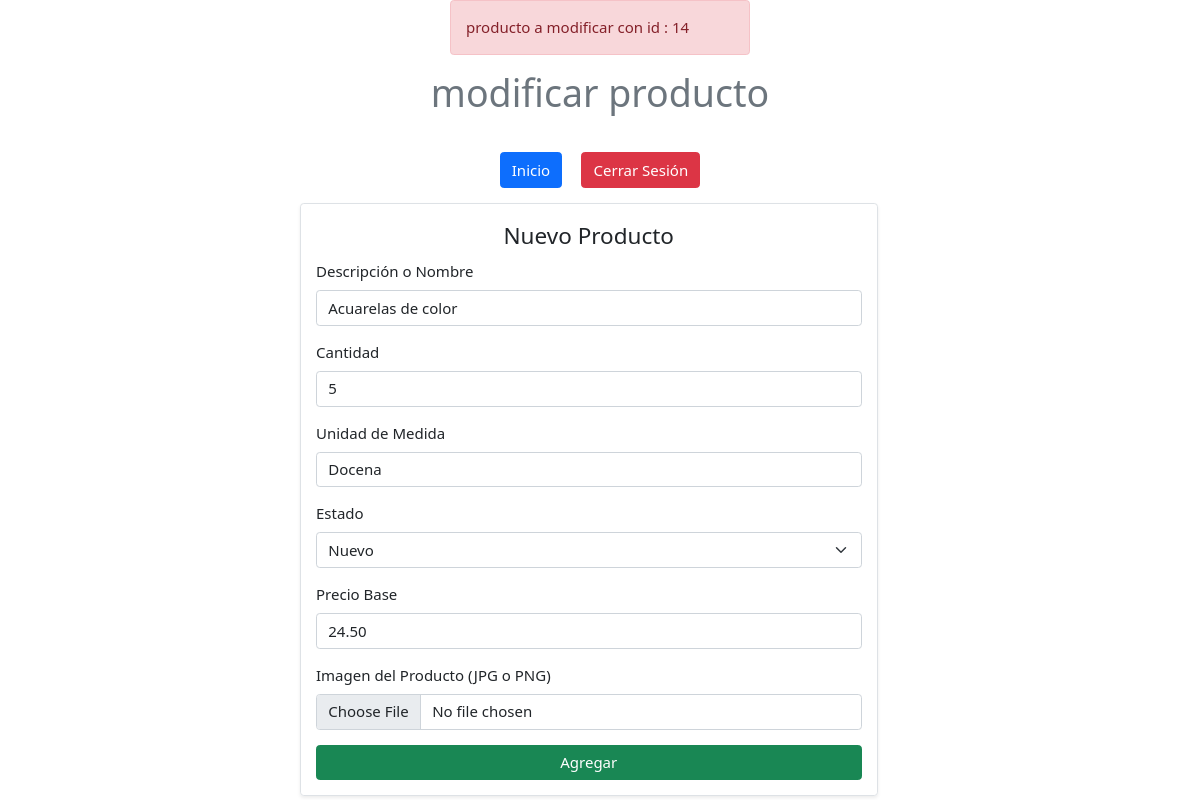
Screenshot of /php/pantallas/modifyProduct.php?id=14 with the database file from the repository.
### tables this page shows
CREATE TABLE `producto` (
  `id` int(11) NOT NULL AUTO_INCREMENT,
  `descripcion` varchar(150) NOT NULL,
  `stock` int(20) NOT NULL DEFAULT 5,
  `unidadMedida` varchar(25) NOT NULL,
  `saldo` int(11) NOT NULL,
  `precioBase` decimal(18,2) NOT NULL,
  `estado` tinyint(4) NOT NULL DEFAULT 1,
  `fechaRegistro` timestamp NOT NULL DEFAULT current_timestamp(),
  `fechaActualizacion` timestamp NULL DEFAULT NULL,
  `img` varchar(400) NOT NULL DEFAULT 'back.png',
  `idUsuario` int(11) DEFAULT 1,
  `idestadoProducto` int(11) DEFAULT 1,
  PRIMARY KEY (`id`),
  KEY `fk_producto_usuario` (`idUsuario`),
  KEY `fk_producto_estadoproducto` (`idestadoProducto`),
  CONSTRAINT `fk_producto_estadoproducto` FOREIGN KEY (`idestadoProducto`) REFERENCES `estadoproducto` (`idestadoProducto`),
  CONSTRAINT `fk_producto_usuario` FOREIGN KEY (`idUsuario`) REFERENCES `usuario` (`idUsuario`)
);

### php/pantallas/modifyProduct.php (the view, shortened to what this page needs)
<?php
$idGet = $_GET['id'];
echo '<div class="alert alert-danger m-auto col-3">producto a modificar con id : ' . $idGet . '</div>';
$con = conectarDB();
$sql = $con->query('select *from producto where id=' . $idGet . ' ');
?>
<!DOCTYPE html>
<html lang="en">
<head>
    <link href="https://cdn.jsdelivr.net/npm/bootstrap@5.0.2/dist/css/bootstrap.min.css" rel="stylesheet">
    <link rel="stylesheet" href="/css/modifyProduct.css">
</head>
<body>
<header class="text-center py-3">
        <h1 class="text-center text-secondary font-weight-bold ">modificar producto</h1>
    </header>
    <nav class="text-center my-3">
        <button class="btn btn-primary mx-2" onclick="window.location='/index.php'">Inicio</button>
        <button class="btn btn-danger mx-2" onclick="cerrarSesion()">Cerrar Sesión</button>
    </nav>
    <div class="container-fluid row ">
        <form class="col-6 p-3 border rounded shadow-sm m-auto" method="POST" enctype="multipart/form-data">
            <fieldset>
                <legend class="text-center">Nuevo Producto</legend>
                <?php
                while ($producto = $sql->fetch_object()) {
                    ?>
                                <div class="mb-3">
                                <label for="nombre" class="form-label">Descripción o Nombre</label>
                                <input type="text" id="nombre" name="nombre" class="form-control" placeholder="Descripción o nombre" value="<?= $producto->descripcion ?>">
                            </div>
                            <div class="mb-3">
                                <label for="cantidad" class="form-label">Cantidad</label>
                                <input type="number" id="cantidad" name="cantidad" class="form-control" placeholder="Cantidad" value="<?= $producto->stock ?>">
                            </div>
                            <div class="mb-3">
                                <label for="medida" class="form-label">Unidad de Medida</label>
                                <input type="text" id="medida" name="medida" class="form-control" placeholder="Unidad de medida" value="<?= $producto->unidadMedida ?>">
                            </div>
                            <div class="mb-3">
                                <label for="estadoSelect" class="form-label">Estado</label>
                                <select id="estadoSelect" name="estado" class="form-select">
                                <?php
                                $est = $con->query('select *from estadoproducto order by 1');
                                if ($est->num_rows > 0) {
                                    while ($estado = $est->fetch_assoc()) {
                                        if ($estado['idestadoProducto'] == $producto->idestadoProducto) {
                                            ?>
                                                        <option value="<?= $estado['idestadoProducto'] ?>" selected><?= $estado['estado'] ?></option>
                                                        <?php
                                        } else {
                                            ?>
                                                         <option value="<?= $estado['idestadoProducto'] ?>"><?= $estado['estado'] ?></option>
                                                        <?php
                                        }
                                    }
                                }
                                ?>
                                </select>
                            </div>
                            <div class="mb-3">
                                <label for="precioBase" class="form-label">Precio Base</label>
                                <input type="number" name="precioBase" id="precioBase" class="form-control" placeholder="Precio Base" value="<?= $producto->precioBase ?>">
                            </div>
                            <div class="mb-3">
                                <label for="formFile" class="form-label" value='<?= $producto->img ?>'>Imagen del Producto (JPG o PNG)</label>
                                <input class="form-control" id="img" type="file" name="img" id="formFile">
                            </div>
                            <button type="submit" name="btnregistrar" value="ok" class="btn btn-success w-100">Agregar</button>
                            <?php
                }
                ?>
            </fieldset>
        </form>
    </div>
</body>
</html>

### css/modifyProduct.css (style rules this page uses)
* { font-size: 15px; }

### rows the page displays
producto: nombre "Acuarelas de color", cantidad "5", medida "Docena", precioBase "24.50"

### other values shown
$idGet "14"
form field estado "Nuevo"
